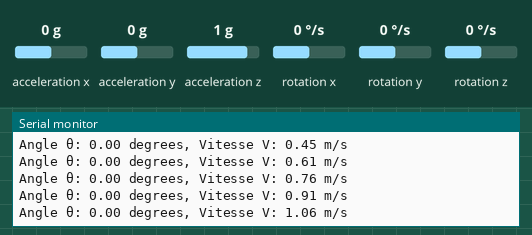
Simulated run of this sketch. Board: Arduino Uno, built with avr-gcc and run on an emulated ATmega328P. On the bench: the last lines printed to the serial monitor. Inputs (shaded band) come from the test bench; at power-on: acceleration x 0 g, acceleration y 0 g, acceleration z 1 g, rotation x 0 °/s, rotation y 0 °/s, rotation z 0 °/s.

Above: at 1.2 s.
1.3 s: acceleration x set to -1.4 g
At 1.39 s:
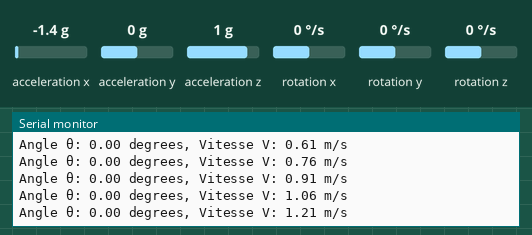
2.8 s: acceleration y set to -1.4 g
At 2.92 s:
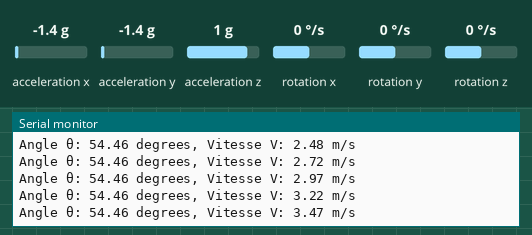
4.3 s: acceleration z set to -1.4 g
At 4.44 s:
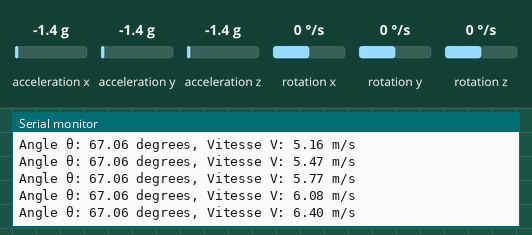
5.8 s: acceleration x set to -0.8 g
At 5.83 s:
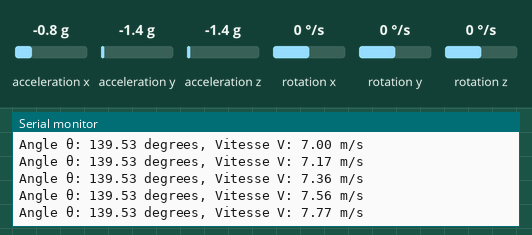
Timing chart, 0 to 8.8 s (numbered marks = the images above; inputs shaded):
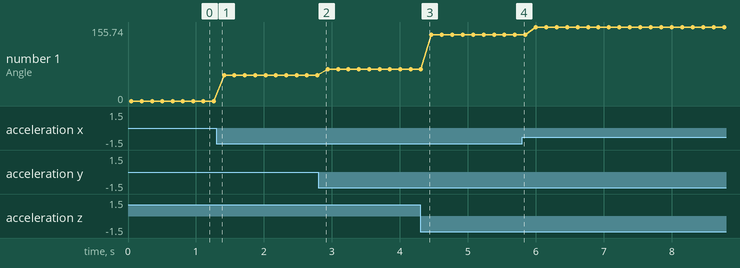

The sketch:

MPU6050.ino
```cpp
#include <Wire.h>
#include <MPU6050.h>
#include <SoftwareSerial.h>

// Déclaration des objets pour MPU6050 et HC-05
MPU6050 mpu;
SoftwareSerial BTSerial(10, 11); // RX, TX pour HC-05

// Variables pour stocker les valeurs de l'accéléromètre
float ax, ay, az, vx, vy, vz;
float theta_x, theta_y;

void setup() {
  Serial.begin(9600);
  BTSerial.begin(9600);

  // Initialisation du MPU6050
  Wire.begin();
  mpu.initialize();
  if (!mpu.testConnection()) {
    Serial.println("MPU6050 connection failed");
    while (1);
  }
}

void loop() {
  // Lecture des valeurs de l'accéléromètre
  int16_t axRaw, ayRaw, azRaw;
  mpu.getAcceleration(&axRaw, &ayRaw, &azRaw);
  ax = axRaw / 16384.0; // Convertir les données brutes en g
  ay = ayRaw / 16384.0;
  az = azRaw / 16384.0;

  // Calcul de l'angle de frappe
  theta_x = atan2(ay, sqrt(ax * ax + az * az));
  theta_y = atan2(ax, az);
  float theta = sqrt(sq(theta_x) + sq(theta_y)) * 180 / PI;

  // Intégration numérique pour calculer la vitesse
  long currentTime = millis();
  static long previousTime = 0;
  float deltaTime = (currentTime - previousTime) / 1000.0;
  previousTime = currentTime;

  vx += ax * deltaTime;
  vy += ay * deltaTime;
  vz += az * deltaTime;
  float V = sqrt(sq(vx) + sq(vy) + sq(vz));

  // Transmission des données via Bluetooth
  BTSerial.print("Angle θ: ");
  BTSerial.print(theta);
  BTSerial.print(" degrees, Vitesse V: ");
  BTSerial.print(V);
  BTSerial.println(" m/s");

  // Affichage des données pour débogage
  Serial.print("Angle θ: ");
  Serial.print(theta);
  Serial.print(" degrees, Vitesse V: ");
  Serial.print(V);
  Serial.println(" m/s");

  delay(100); // Attente avant la prochaine lecture
}
```

Measured:
- plotted number 1: 0 → 54.46 after the input at 1.3 s, 54.46 → 67.06 after the input at 2.8 s, 67.06 → 139.53 after the input at 4.3 s, 139.53 → 155.74 after the input at 5.8 s
